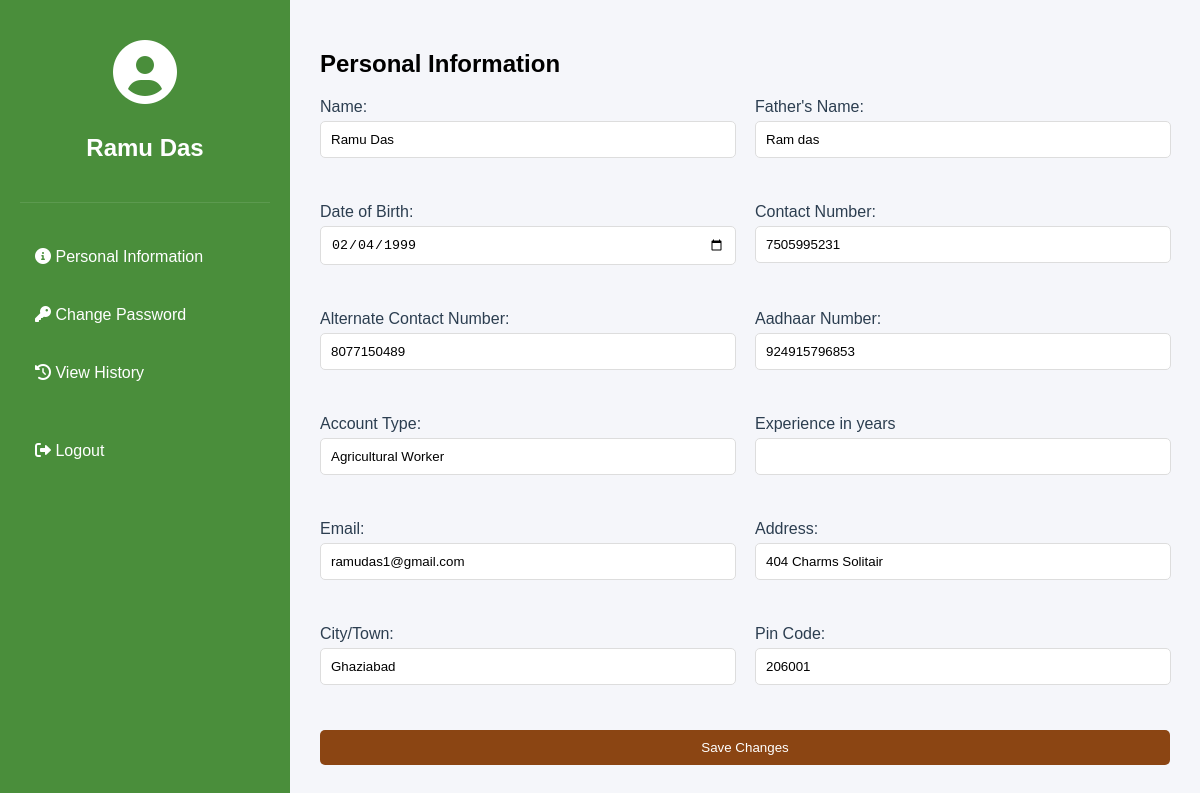
The page /profile/ (signed in) on the database its author committed.
### ACP/models.py (models this page shows, shortened)
class UserProfile(models.Model):
    USER_TYPES = [
        ('worker', 'Agricultural Worker'),
        ('provider', 'Land Provider'),
        ('buyer', 'Buyer'),
    ]
    user = models.OneToOneField(User, on_delete=models.CASCADE, related_name='userprofile')
    user_type = models.CharField(max_length=20, choices=USER_TYPES)
    phone_number = models.CharField(max_length=15)
    aadhar_number = models.CharField(max_length=12, null=True, blank=True)
    gst_number = models.CharField(max_length=15, null=True, blank=True)
    father_name = models.CharField(max_length=100, null=True, blank=True)
    dob = models.DateField(null=True, blank=True)
    alternate_contact = models.CharField(max_length=15, null=True, blank=True)
    address = models.TextField(null=True, blank=True)
    city = models.CharField(max_length=100, null=True, blank=True)
    pin_code = models.CharField(max_length=10, null=True, blank=True)
    year_of_experience = models.IntegerField( null=True, blank=True)

### ACP/views.py (the view)
# urls.py: path("profile/",profile, name='profile'),
@login_required
def profile(request):
    try:
        user_profile = request.user.userprofile
        if user_profile.user_type not in ['worker', 'provider', 'buyer']:
            return redirect('login')
        return render(request, 'profile.html', {'user_profile': user_profile})
    except UserProfile.DoesNotExist:
        return redirect('login')

### ACP/templates/profile.html (shortened to what this page needs)
<!DOCTYPE html>
<html lang="en">
<head>
    {% load static %}
    <link rel="stylesheet" href="{% static 'css/profile.css' %}">
    <link rel="stylesheet" href="https://cdnjs.cloudflare.com/ajax/libs/font-awesome/6.0.0/css/all.min.css">
</head>
<body>
    <div class="profile-container">
        <div class="sidebar">
            <div class="profile-header">
                <i class="fas fa-user-circle"></i>
                <h2>{{ user.get_full_name }}</h2>
            </div>
            <nav class="profile-nav">
                <a href="#personal-info" class="active"><i class="fas fa-info-circle"></i> Personal Information</a>
                <a href="{% url 'change_password' %}"><i class="fas fa-key"></i> Change Password</a>
                <a href="#history"><i class="fas fa-history"></i> View History</a>
                <form method="POST" action="#">
                    <button type="submit" id="logout-btn"><i class="fas fa-sign-out-alt"></i> Logout</button>
                </form>
            </nav>
        </div>
        <div class="main-content">
            <section id="personal-info" class="active">
                <h2>Personal Information</h2>
                <form id="personal-info-form" method="POST" action="{% url 'update_profile' %}">
                    <div class="form-group">
                        <label>Name:</label>
                        <input type="text" id="name" value="{{ user.get_full_name }}" readonly>
                    </div>
                    <div class="form-group">
                        <label>Father's Name:</label>
                        <input type="text" id="father-name" name="father-name" value="{{ user_profile.father_name|default:'' }}">
                    </div>
                    <div class="form-group">
                        <label>Date of Birth:</label>
                        <input type="date" id="dob" name="dob" value="{{ user_profile.dob|date:'Y-m-d' }}">
                    </div>
                    <div class="form-group">
                        <label>Contact Number:</label>
                        <input type="tel" id="contact-number" name="contact-number" value="{{ user_profile.phone_number }}">
                    </div>
                    <div class="form-group">
                        <label>Alternate Contact Number:</label>
                        <input type="tel" id="Alternate-contact" name="alternate-contact" value="{{ user_profile.alternate_contact|default:'' }}">
                    </div>
                    <div class="form-group">
                        <label>Aadhaar Number:</label>
                        <input type="text" id="aadhaar-number" value="{{ user_profile.aadhar_number }}" readonly>
                    </div>
                    <div class="form-group">
                        <label>Account Type:</label>
                        <input type="text" id="account-type" value="{{ user_profile.get_user_type_display }}" readonly>
                    </div>
                    <div class="form-group">
                        <label>Experience in years </label>
                        <input type="text" id="year" value="{{ user_profile.get_year_of_experience|default:'' }}" readonly>
                    </div>
                    <div class="form-group">
                        <label>Email:</label>
                        <input type="email" id="email" value="{{ user.email }}" readonly>
                    </div>
                    <div class="form-group">
                        <label>Address:</label>
                        <input type="text" id="address" name="address" value="{{ user_profile.address|default:'' }}">
                    </div>
                    <div class="form-group">
                        <label>City/Town:</label>
                        <input type="text" id="town" name="town" value="{{ user_profile.city|default:'' }}">
                    </div>
                    <div class="form-group">
                        <label>Pin Code:</label>
                        <input type="text" id="room" name="pin-code" value="{{ user_profile.pin_code|default:'' }}">
                    </div>
                    <button type="submit" class="save-btn">Save Changes</button>
                </form>
            </section>
        </div>
    </div>
</body>
</html>

### static/css/profile.css (style rules this page uses)
:root { --primary-color: #4a8e3b; --secondary-color: #8b4513; --background-color: #f5f6fa; --text-color: #2c3e50; --sidebar-width: 250px; }
body { margin: 0; font-family: 'Arial', sans-serif; background-color: var(--background-color); }
.profile-container { display: flex; min-height: 100vh; }
.sidebar { width: var(--sidebar-width); background-color: var(--primary-color); color: white; padding: 20px; }
.profile-header { text-align: center; padding: 20px 0; border-bottom: 1px solid rgba(255,255,255,0.1); }
.profile-header i { font-size: 64px; margin-bottom: 10px; }
.profile-nav { margin-top: 30px; }
.profile-nav a, #logout-btn { display: block; padding: 15px; color: white; text-decoration: none; margin-bottom: 10px; border-radius: 5px; transition: background-color 0.3s; }
#logout-btn { width: 100%; border: none; background: none; color: white; cursor: pointer; text-align: left; font-size: 16px; margin-top: 30px; }
.main-content { flex-grow: 1; padding: 30px; }
.form-group { margin-bottom: 15px; }
.form-group label { display: block; margin-bottom: 5px; color: var(--text-color); }
.form-group input { width: 95%; padding: 10px; border: 1px solid #ddd; border-radius: 5px; margin-bottom: 10px; }
.save-btn { background-color: var(--secondary-color); color: white; border: none; padding: 10px 20px; border-radius: 5px; cursor: pointer; }
@media (min-width: 768px) { #personal-info-form { display: grid; grid-template-columns: 1fr 1fr; gap: 20px; } }
@media (min-width: 768px) { .save-btn { grid-column: span 2; } }

### rows shown on the page
UserProfile: father-name "Ram das", dob "02/04/1999", contact-number "7505995231", alternate-contact "8077150489", aadhar_number "924915796853", user_type "Agricultural Worker", address "404 Charms Solitair", town "Ghaziabad", pin-code "206001"

### other values the page prints
{{ user.get_full_name }} "Ramu Das"
